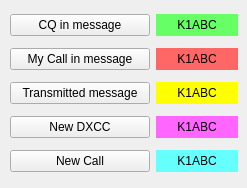
   <widget class="QWidget" name="colors_tab">
    <attribute name="title">
     <string>Colors</string>
    </attribute>
    <widget class="QWidget" name="layoutWidget14">
     <property name="geometry">
      <rect>
       <x>10</x>
       <y>8</y>
       <width>228</width>
       <height>171</height>
      </rect>
     </property>
     <layout class="QGridLayout" name="gridLayout_13">
      <item row="0" column="1">
       <widget class="QLabel" name="labCQ">
        <property name="minimumSize">
         <size>
          <width>80</width>
          <height>20</height>
         </size>
        </property>
        <property name="styleSheet">
         <string notr="true">QLabel{background-color: #66ff66}</string>
        </property>
        <property name="text">
         <string>K1ABC</string>
        </property>
        <property name="alignment">
         <set>Qt::AlignCenter</set>
        </property>
       </widget>
      </item>
      <item row="0" column="0">
       <widget class="QPushButton" name="pbCQmsg">
        <property name="minimumSize">
         <size>
          <width>140</width>
          <height>0</height>
         </size>
        </property>
        <property name="text">
         <string>CQ in message</string>
        </property>
       </widget>
      </item>
      <item row="1" column="0">
       <widget class="QPushButton" name="pbMyCall">
        <property name="minimumSize">
         <size>
          <width>140</width>
          <height>0</height>
         </size>
        </property>
        <property name="text">
         <string>My Call in message</string>
        </property>
       </widget>
      </item>
      <item row="1" column="1">
       <widget class="QLabel" name="labMyCall">
        <property name="minimumSize">
         <size>
          <width>80</width>
          <height>20</height>
         </size>
        </property>
        <property name="styleSheet">
         <string notr="true">QLabel{background-color: #ff6666}</string>
        </property>
        <property name="text">
         <string>K1ABC</string>
        </property>
        <property name="alignment">
         <set>Qt::AlignCenter</set>
        </property>
       </widget>
      </item>
      <item row="2" column="0">
       <widget class="QPushButton" name="pbTxMsg">
        <property name="minimumSize">
         <size>
          <width>140</width>
          <height>0</height>
         </size>
        </property>
        <property name="text">
         <string>Transmitted message</string>
        </property>
       </widget>
      </item>
      <item row="2" column="1">
       <widget class="QLabel" name="labTx">
        <property name="minimumSize">
         <size>
          <width>80</width>
          <height>20</height>
         </size>
        </property>
        <property name="styleSheet">
         <string notr="true">QLabel{background-color: yellow}</string>
        </property>
        <property name="text">
         <string>K1ABC</string>
        </property>
        <property name="alignment">
         <set>Qt::AlignCenter</set>
        </property>
       </widget>
      </item>
      <item row="3" column="1">
       <widget class="QLabel" name="labDXCC">
        <property name="minimumSize">
         <size>
          <width>80</width>
          <height>20</height>
         </size>
        </property>
        <property name="styleSheet">
         <string notr="true">QLabel{background-color: #ff66ff}</string>
        </property>
        <property name="text">
         <string>K1ABC</string>
        </property>
        <property name="alignment">
         <set>Qt::AlignCenter</set>
        </property>
       </widget>
      </item>
      <item row="4" column="0">
       <widget class="QPushButton" name="pbNewCall">
        <property name="minimumSize">
         <size>
          <width>140</width>
          <height>0</height>
         </size>
        </property>
        <property name="text">
         <string>New Call</string>
        </property>
       </widget>
      </item>
      <item row="3" column="0">
       <widget class="QPushButton" name="pbNewDXCC">
        <property name="minimumSize">
         <size>
          <width>140</width>
          <height>0</height>
         </size>
        </property>
        <property name="text">
         <string>New DXCC</string>
        </property>
       </widget>
      </item>
      <item row="4" column="1">
       <widget class="QLabel" name="labNewCall">
        <property name="minimumSize">
         <size>
          <width>80</width>
          <height>20</height>
         </size>
        </property>
        <property name="styleSheet">
         <string notr="true">QLabel{background-color: #66ffff}</string>
        </property>
        <property name="text">
         <string>K1ABC</string>
        </property>
        <property name="alignment">
         <set>Qt::AlignCenter</set>
        </property>
       </widget>
      </item>
     </layout>
    </widget>
   </widget>
